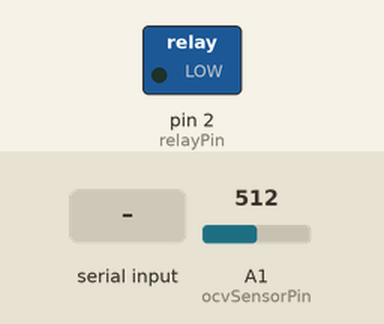
A sketch run on a simulated Arduino Uno, built with avr-gcc and run on an emulated ATmega328P. On the bench: switched loads named in the sketch (green lamp = pin HIGH). The test bench sets the inputs (shaded band); at power-on: A1 (ocvSensorPin) = 512. What the sketch prints to the serial monitor is not drawn.

Above: at 1.2 s.
1.3 s: "2" received over Serial
At 1.9 s:
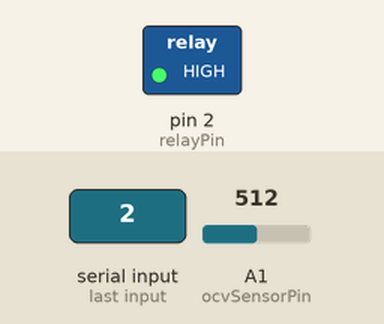
Timing chart, 0 to 5.3 s (numbered marks = the images above; inputs shaded):
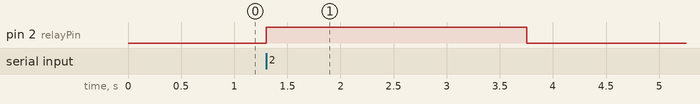

The sketch:

Arduino_Kalman_Filter.ino
```cpp
/*
 * DESCRIPTION:
 * ------------
 * This program interfaces with the Python Kalman Filter program to collect OCV and current measurements
 *
 *
 * CONTACT:
 * -----------
 * Jack O'Grady
 * jogrady@usc.edu
 *
 * © 2019, All Rights Reserved
 */

// INITIALIZE PARAMETERS
// _____________________

// Initialize Sensor Pins
const int currentSensorPin = A0;
const int ocvSensorPin = A1;
const int relayPin = 2;

// Initialize serial output codes
const int OCVMeasurementCode = 1;
const int coulombMeasurementCode = 2;
const int initialOCVMeasurementCode = 3;
const int initialCurrentMeasurementCode = 4;

// Each 18650 Cell has a capacity of 3Ah, which equals 10,800 C. Since 2 cells are in series, capacity is 10,800 C
float totalCoulombs = 10800.0;
float remainingCoulombs = totalCoulombs;

// Power Resistor Value
// The measured value is 1.036 +/- 0.011 Ohms
float Rp = 1.036;

// Determine factor for voltage divider to measure cell OCV
// The measured value of R1 is 980 +/- 1 Ohm
float R1 = 980;
// The measured value of R2 is 977 +/- 1 Ohm
float R2 = 977;
// Using a voltage divider equation, the total voltage is the voltage drop measured on R1 * voltageFactor
float voltageFactor = (R1 + R2) / R1;

// ***FUNCTIONS***
// _______________

// A function used to measure the OCV of the cells
float takeOCVMeasurement() {
  digitalWrite(relayPin, HIGH);
  int count = 0;
  delay(1000); // lets the batteries settle to equilibrium
  float periodVoltageSum = 0;
  while (count < 10000) {
    int rawVoltRead = analogRead(ocvSensorPin);
    float voltage = (rawVoltRead / 1024.0) * 5.0 * voltageFactor;
    periodVoltageSum += voltage;
    count++;
  }
  float voltageAve = periodVoltageSum / count;
  digitalWrite(relayPin, LOW);
  return voltageAve;
}

// A function to print out an OCV measurement to serial
void printOCVMeasurement(int code, float OCV) {
  Serial.print(code);
  Serial.print(',');
  Serial.println(OCV, 3);
}

// A function used to measure the current through R-power
float takeCurrentMeasurement() {
  // The measurement start time is recorded
  unsigned long startTime = millis();
  // 10000 voltage measurements are taken
  int count = 0;
  float periodAmpSum1 = 0;
  while (count < 10000) {
    // Analog readings are mapped to a 5V scale
    int rawVoltRead1 = analogRead(currentSensorPin);
    float voltage1 = (rawVoltRead1 / 1024.0000) * 5.0;
    // Using Ohm's Law, I = V/R
    periodAmpSum1 += voltage1 / Rp;
    count++;
  }
  float ampAve = periodAmpSum1 / count;
  return ampAve;
}

void printCurrentMeasurement(int code, float current, float deltaT) {
  Serial.print(code);
  Serial.print(',');
  Serial.print(current, 4);
  Serial.print(',');
  Serial.println(deltaT);
}

void setup() {
  Serial.begin(9600);
  // Set digital pin to OUTPUT
  pinMode(relayPin, OUTPUT);
}

void loop() {

  /*
   * OVERVIEW OF LOOP
   * ----------------
   * - The Arduino waits for Python to communicate via Serial that it needs a measurement
   * - The Arduino then either collects a current or OCV measurement and prints the data to Serial
   *   for Python to read and use in the Kalman Filter program
  */
  char code = ' ';
  if (Serial.available() > 0) {
    code = Serial.read();
    // current code = 1
    if (code=='1') {
      float initialCurrent = takeCurrentMeasurement();
      Serial.println(initialCurrent, 4);
    }
    // OCV code = 2
    else if (code=='2') {
      float initialOCV = takeOCVMeasurement();
      Serial.println(initialOCV, 3);
    }
  }
}
```

Measured:
- after the input at 1.3 s, pin 2 (relayPin): LOW → HIGH at once, → LOW 2.5 s later
